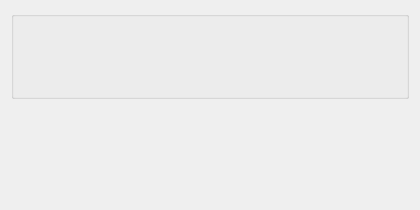
<?xml version="1.0" encoding="UTF-8"?>
<ui version="4.0">
 <class>GameDigestDialog</class>
 <widget class="QDialog" name="GameDigestDialog">
  <property name="geometry">
   <rect>
    <x>0</x>
    <y>0</y>
    <width>420</width>
    <height>210</height>
   </rect>
  </property>
  <property name="windowTitle">
   <string>SHA1 Digest</string>
  </property>
  <layout class="QVBoxLayout" name="rootLayout">
   <item>
    <widget class="QGroupBox" name="progressBox">
     <layout class="QVBoxLayout" name="progressLayout"/>
    </widget>
   </item>
   <item>
    <widget class="QLabel" name="checkLabel">
     <property name="text">
      <string notr="true"/>
     </property>
    </widget>
   </item>
   <item>
    <widget class="QDialogButtonBox" name="buttonBox">
     <property name="standardButtons">
      <set>QDialogButtonBox::StandardButton::NoButton</set>
     </property>
    </widget>
   </item>
  </layout>
 </widget>
 <resources/>
 <connections/>
</ui>
